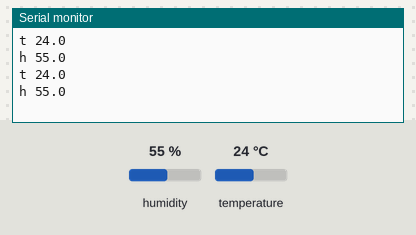
Bench run of a sketch on a simulated Arduino Uno, built with avr-gcc and run on an emulated ATmega328P. On the bench: the last lines printed to the serial monitor. Inputs (shaded band) come from the test bench; at power-on: humidity 55 %, temperature 24 °C.

Above: at 6.8 s.
6.9 s: humidity set to 22 %
At 9.7 s:
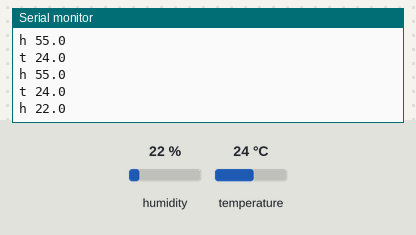
11.4 s: temperature set to 12 °C
At 13.2 s:
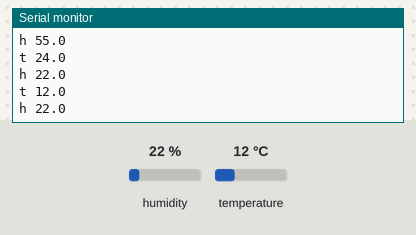
15.9 s: humidity set to 40 %
At 19.1 s:
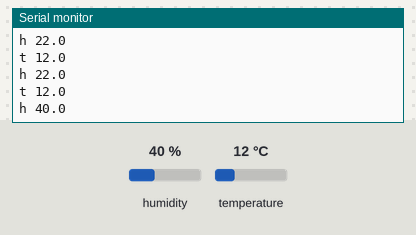
Timing chart, 0 to 20.6 s (numbered marks = the images above; inputs shaded):
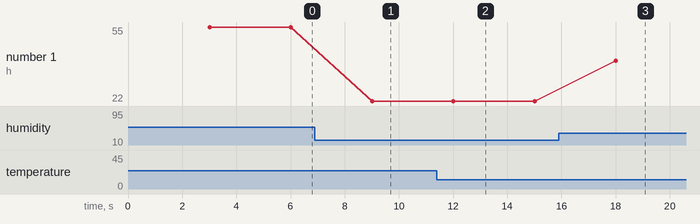

The sketch:

rised-arduino.ino
```cpp
#include "dht_nonblocking.h"
#define DHT_SENSOR_TYPE DHT_TYPE_11
static const int DHT_SENSOR_PIN = 7;
DHT_nonblocking dht_sensor(DHT_SENSOR_PIN, DHT_SENSOR_TYPE);


void setup(){
    Serial.begin(9600);
}


/*
* Poll for a measurement, keeping the state machine alive.  Returns
* true if a measurement is available.
*/
static bool measure_environment(float *temperature, float *humidity) {
    static unsigned long measurement_timestamp = millis();

    /* Measure once every four seconds. */
    if (millis() - measurement_timestamp > 3000ul) {
        if( dht_sensor.measure(temperature, humidity) == true) {
            measurement_timestamp = millis();
            return(true);
        }
    }

    return(false);
}


/*
* Main program loop.
*/
void loop() {
    float temperature;
    float humidity;
    char msgT[15];
    char msgH[15];
    char temp[6];
    char hum[6];
    /* Measure temperature and humidity.  If the functions returns
    true, then a measurement is available. */
    if (measure_environment(&temperature, &humidity) == true) {
        dtostrf(temperature, 5, 1, temp);
        dtostrf(humidity, 5, 1, hum);
        sprintf(msgT, "t%s", temp);
        sprintf(msgH, "h%s", hum);
        Serial.println(msgT);
        Serial.println(msgH);
    }
}
```

Measured:
- after the input at 6.9 s, the serial monitor: prints a new line after 2.1 s (image 1)
- after the input at 11.4 s, the serial monitor: prints a new line after 0.61 s (image 2)
- after the input at 15.9 s, the serial monitor: prints a new line after 2.1 s (image 3)
- plotted number 1: 55 → 22 after the input at 6.9 s, 22 → 40 after the input at 15.9 s
